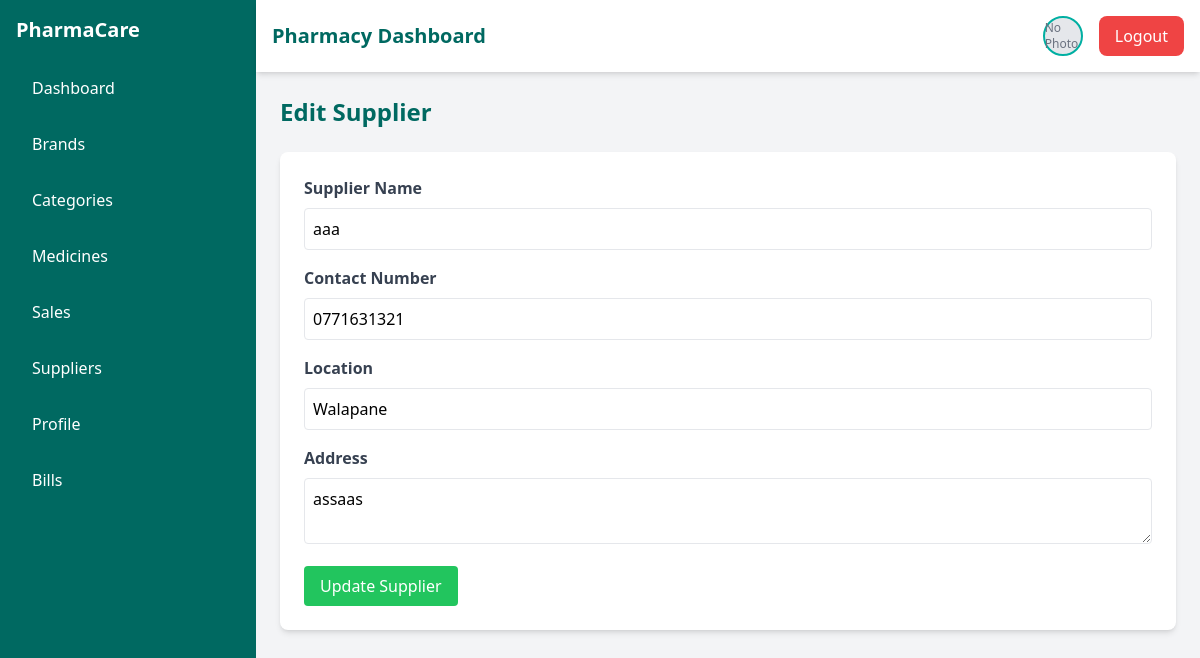
The app's page /pharmacist/editSupplier.php?id=3 (signed in) with its own data.
### tables this page shows
CREATE TABLE `suppliers` (
  `supplier_id` int(11) NOT NULL,
  `supplier_name` varchar(100) NOT NULL,
  `contact_number` varchar(15) NOT NULL,
  `location` varchar(255) NOT NULL,
  `address` text NOT NULL,
  `created_at` timestamp NOT NULL DEFAULT current_timestamp()
);

### pharmacist/editSupplier.php (the view, shortened to what this page needs)
<?php
include '../dbconn.php';
$supplier = [];
if (isset($_GET['id'])) {
    $supplier_id = intval($_GET['id']);
    $stmt = $conn->prepare("SELECT * FROM suppliers WHERE supplier_id = ?");
    $stmt->bind_param("i", $supplier_id);
    $stmt->execute();
    $result = $stmt->get_result();
    $supplier = $result->fetch_assoc();
}
?>
<!DOCTYPE html>
<html lang="en">
<head>
    <script src="https://cdn.tailwindcss.com"></script>
</head>
<body class="bg-gray-100 flex flex-col min-h-screen">
    <div class="flex flex-1">
        <?php include "include/sidebar.php"; ?>
        <main class="flex-1 flex flex-col">
            <?php include "include/navbar.php"; ?>
            <div class="p-6 flex-1">
                <h1 class="text-2xl font-bold text-primary-700 mb-6">Edit Supplier</h1>
                <form method="POST" class="bg-white p-6 rounded-lg shadow-md">
                    <div class="mb-4">
                        <label class="block text-gray-700 font-bold mb-2">Supplier Name</label>
                        <input type="text" name="supplier_name"
                               value="<?= htmlspecialchars($supplier['supplier_name'] ?? '') ?>"
                               class="w-full p-2 border rounded focus:outline-none focus:ring-2 focus:ring-primary-500"
                               required>
                    </div>
                    <div class="mb-4">
                        <label class="block text-gray-700 font-bold mb-2">Contact Number</label>
                        <input type="text" name="contact_number"
                               value="<?= htmlspecialchars($supplier['contact_number'] ?? '') ?>"
                               class="w-full p-2 border rounded focus:outline-none focus:ring-2 focus:ring-primary-500"
                               required>
                    </div>
                    <div class="mb-4">
                        <label class="block text-gray-700 font-bold mb-2">Location</label>
                        <input type="text" name="location"
                               value="<?= htmlspecialchars($supplier['location'] ?? '') ?>"
                               class="w-full p-2 border rounded focus:outline-none focus:ring-2 focus:ring-primary-500"
                               required>
                    </div>
                    <div class="mb-4">
                        <label class="block text-gray-700 font-bold mb-2">Address</label>
                        <textarea name="address"
                                  class="w-full p-2 border rounded focus:outline-none focus:ring-2 focus:ring-primary-500"
                                  required><?= htmlspecialchars($supplier['address'] ?? '') ?></textarea>
                    </div>
                    <button type="submit"
                            class="bg-green-500 text-white px-4 py-2 rounded hover:bg-primary-600 transition-colors">
                        Update Supplier
                    </button>
                </form>
            </div>
        </main>
    </div>
</body>
</html>

### records on screen
suppliers: supplier_name "aaa", contact_number "0771631321", location "Walapane", address "assaas"
